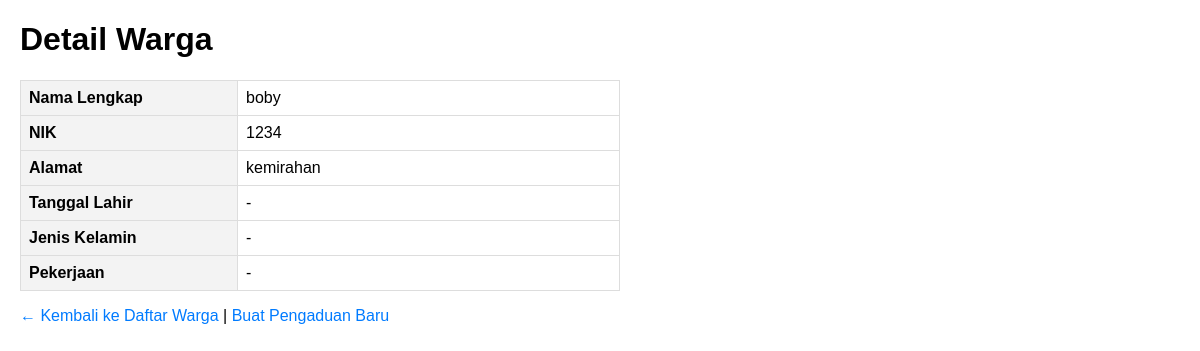
The page /warga/1/ on the database its author committed.
### warga/models.py (models this page shows, shortened)
class Warga(models.Model):
    nik = models.CharField(max_length=16, unique=True)
    nama_lengkap = models.CharField(max_length=100)
    alamat = models.TextField()
    no_telepon = models.CharField(max_length=15, blank=True)

### warga/views.py (the view)
# urls.py: path('<int:pk>/', WargaDetailView.as_view(), name='warga-detail'),
class WargaDetailView(DetailView):
    model = Warga
    template_name = 'warga/warga_detail.html'

### warga/templates/warga/warga_detail.html (shortened to what this page needs)
<!DOCTYPE html>
<html lang="id">
<head>
</head>
<body>
  <h1>Detail Warga</h1>
  <table>
    <tr><th>Nama Lengkap</th><td>{{ object.nama_lengkap }}</td></tr>
    <tr><th>NIK</th><td>{{ object.nik }}</td></tr>
    <tr><th>Alamat</th><td>{{ object.alamat|default:"-" }}</td></tr>
    <tr><th>Tanggal Lahir</th><td>{{ object.tanggal_lahir|date:"d M Y"|default:"-" }}</td></tr>
    <tr><th>Jenis Kelamin</th><td>{{ object.jenis_kelamin|default:"-" }}</td></tr>
    <tr><th>Pekerjaan</th><td>{{ object.pekerjaan|default:"-" }}</td></tr>
  </table>
  <div class="actions">
    <a href="{% url 'warga-list' %}">← Kembali ke Daftar Warga</a> |
    <a href="{% url 'pengaduan-tambah' %}">Buat Pengaduan Baru</a>
  </div>
</body>
</html>

### warga/templates/warga/warga_detail.html (style rules this page uses)
body { font-family: Arial, sans-serif; margin: 20px; }
table { border-collapse: collapse; width: 100%; max-width: 600px; margin-top: 16px; }
th, td { border: 1px solid #ddd; padding: 8px; text-align: left; vertical-align: top; }
th { background: #f3f3f3; width: 200px; }
a { color: #007BFF; text-decoration: none; }
.actions { margin-top: 16px; }

### rows shown on the page
Warga: nama_lengkap "boby", nik "1234", alamat "kemirahan"

### other values the page prints
{{ object.tanggal_lahir|date:"d M Y"|default:"-" }} "-"
{{ object.jenis_kelamin|default:"-" }} "-"
{{ object.pekerjaan|default:"-" }} "-"
